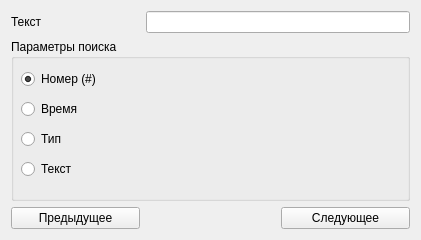
<?xml version="1.0" encoding="UTF-8"?>
<ui version="4.0">
 <class>Search</class>
 <widget class="QWidget" name="Search">
  <property name="geometry">
   <rect>
    <x>0</x>
    <y>0</y>
    <width>421</width>
    <height>240</height>
   </rect>
  </property>
  <property name="windowTitle">
   <string>Form</string>
  </property>
  <layout class="QGridLayout" name="gridLayout">
   <item row="0" column="0">
    <widget class="QLabel" name="label">
     <property name="text">
      <string>Текст</string>
     </property>
    </widget>
   </item>
   <item row="2" column="2">
    <widget class="QPushButton" name="pushButton_next">
     <property name="text">
      <string>Следующее</string>
     </property>
    </widget>
   </item>
   <item row="0" column="1" colspan="2">
    <widget class="QLineEdit" name="lineEdit"/>
   </item>
   <item row="2" column="0">
    <widget class="QPushButton" name="pushButton_prev">
     <property name="text">
      <string>Предыдущее</string>
     </property>
    </widget>
   </item>
   <item row="1" column="0" colspan="3">
    <widget class="QGroupBox" name="groupBox">
     <property name="title">
      <string>Параметры поиска</string>
     </property>
     <widget class="QRadioButton" name="radioButton_num">
      <property name="geometry">
       <rect>
        <x>10</x>
        <y>30</y>
        <width>100</width>
        <height>20</height>
       </rect>
      </property>
      <property name="text">
       <string>Номер (#)</string>
      </property>
      <property name="checked">
       <bool>true</bool>
      </property>
     </widget>
     <widget class="QRadioButton" name="radioButton_time">
      <property name="geometry">
       <rect>
        <x>10</x>
        <y>60</y>
        <width>100</width>
        <height>20</height>
       </rect>
      </property>
      <property name="text">
       <string>Время</string>
      </property>
     </widget>
     <widget class="QRadioButton" name="radioButton_type">
      <property name="geometry">
       <rect>
        <x>10</x>
        <y>90</y>
        <width>100</width>
        <height>20</height>
       </rect>
      </property>
      <property name="text">
       <string>Тип</string>
      </property>
     </widget>
     <widget class="QRadioButton" name="radioButton_text">
      <property name="geometry">
       <rect>
        <x>10</x>
        <y>120</y>
        <width>100</width>
        <height>20</height>
       </rect>
      </property>
      <property name="text">
       <string>Текст</string>
      </property>
     </widget>
    </widget>
   </item>
  </layout>
 </widget>
 <resources/>
 <connections/>
</ui>
